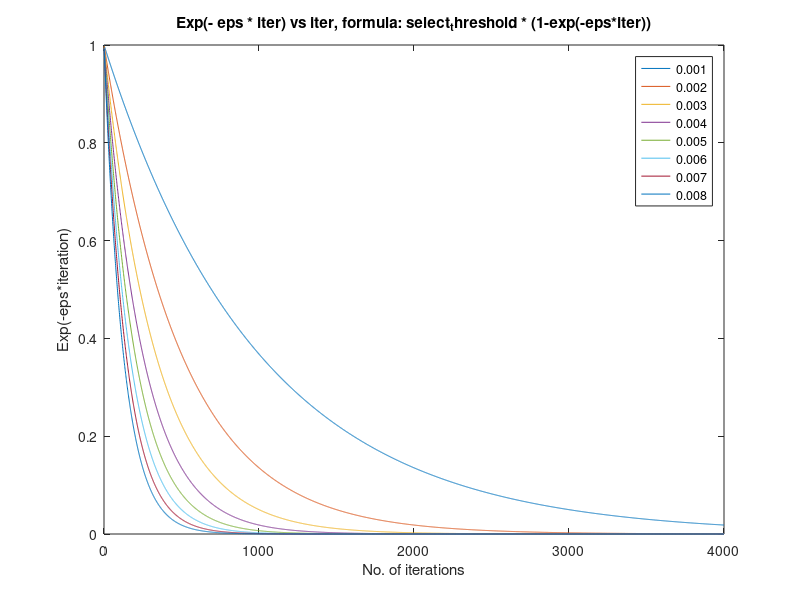

Write the MATLAB code that produced this figure.
% select parameters for magnetic osc

x = 1:1:4000;

for sigma = 0.001:0.001:0.008
  plot(x, exp(-sigma*x)); 
  hold on;
end

xlabel('No. of iterations');
ylabel('Exp(-eps*iteration)');
legend('0.001','0.002','0.003','0.004','0.005','0.006','0.007','0.008');
title('Exp(- eps * iter) vs iter, formula: select_threshold * (1-exp(-eps*iter))');
